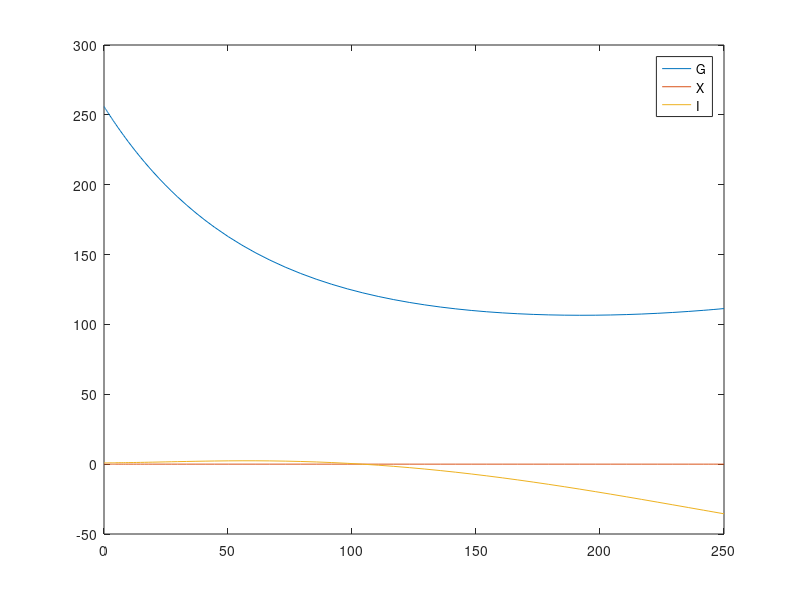
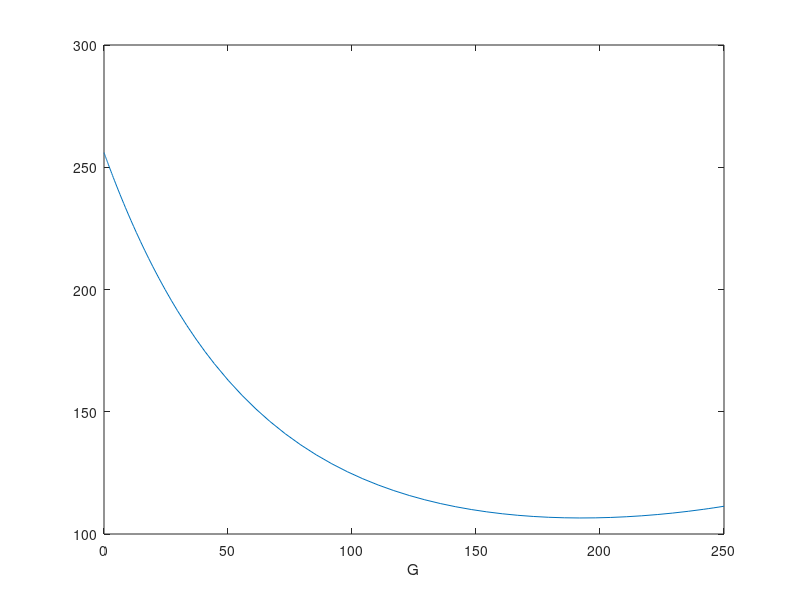
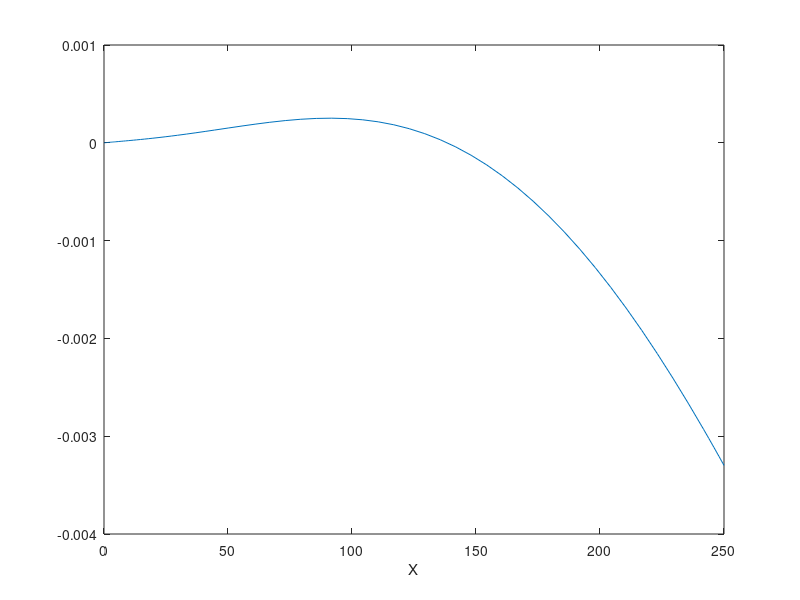
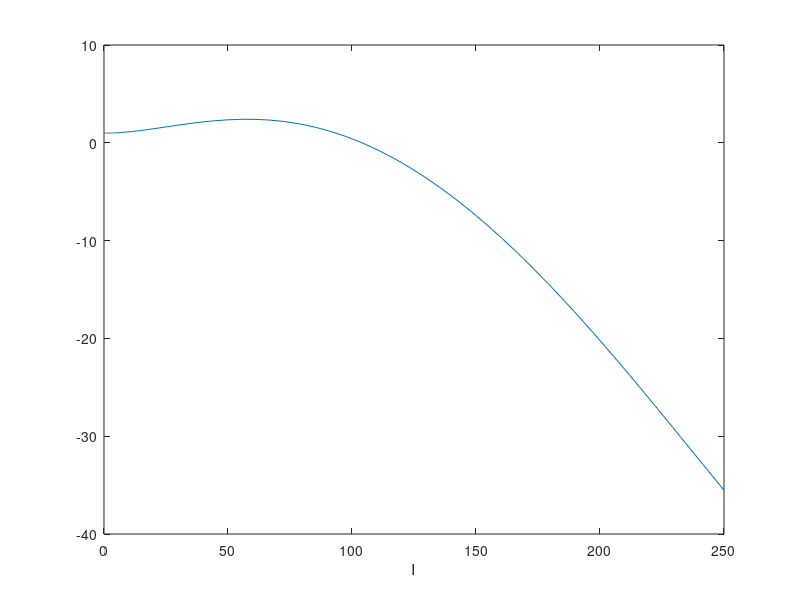

The MATLAB source for these figures, in order:
% Allison, Alexander, Jasmine, Saba
% Bioen 485 model

%% Bergman Model

% initial conditions
G0 = 256;
I0 = .99;
X0 = 0;
IDR0 = 0;
Gb = 100;

% for model containing IDR
initCond = [G0 I0 I0 IDR0];

% scale factor; sensitivity of 2nd phase insulin release
gamma = 3.42/(10^3);
% threshold for insulin release (glucose conc)
h = 153;
% clearance rate of insulin
n = 0.13;

% parameters
p1 = -1.8/(10^2);
p2 = -1.08/(10^2);
p3 = 2.29/(10^6);

% dG = (p1 - X)*G + p4;
% dX = p2*X + p3*I;
% dI = IDR - n*I;
% dIDR = gamma*(G - h)*t - n*I;

tspan = [0 250];
% including IDR
% 1)dG, 2)dX, 3)dI, 4)dIDR
% [t,y] = ode45(@(t,y) [(p1 - y(2))*y(1) - (p1*Gb); p2*y(2) + p3*y(3); y(4) - n*y(3); gamma*(y(1) - h)*t - n*y(3)], tspan, initCond);

% without IDR
% 1)dG, 2)dX, 3)dI, 4)dIDR
[t,y] = ode45(@(t,y) [(p1 - y(2))*y(1) - (p1*Gb); p2*y(2) + p3*y(3); 0.01*(gamma*(y(1) - h)*t - n*y(3))], tspan, [G0 X0 I0]);

% plot of all curves on one graph (without IDR)
plot(t,y);
legend('G','X','I');

% plot individual curves
figure;
plot(t,y(:,1));
xlabel('G');
figure;
plot(t,y(:,2));
xlabel('X');
figure;
plot(t,y(:,3));
xlabel('I');